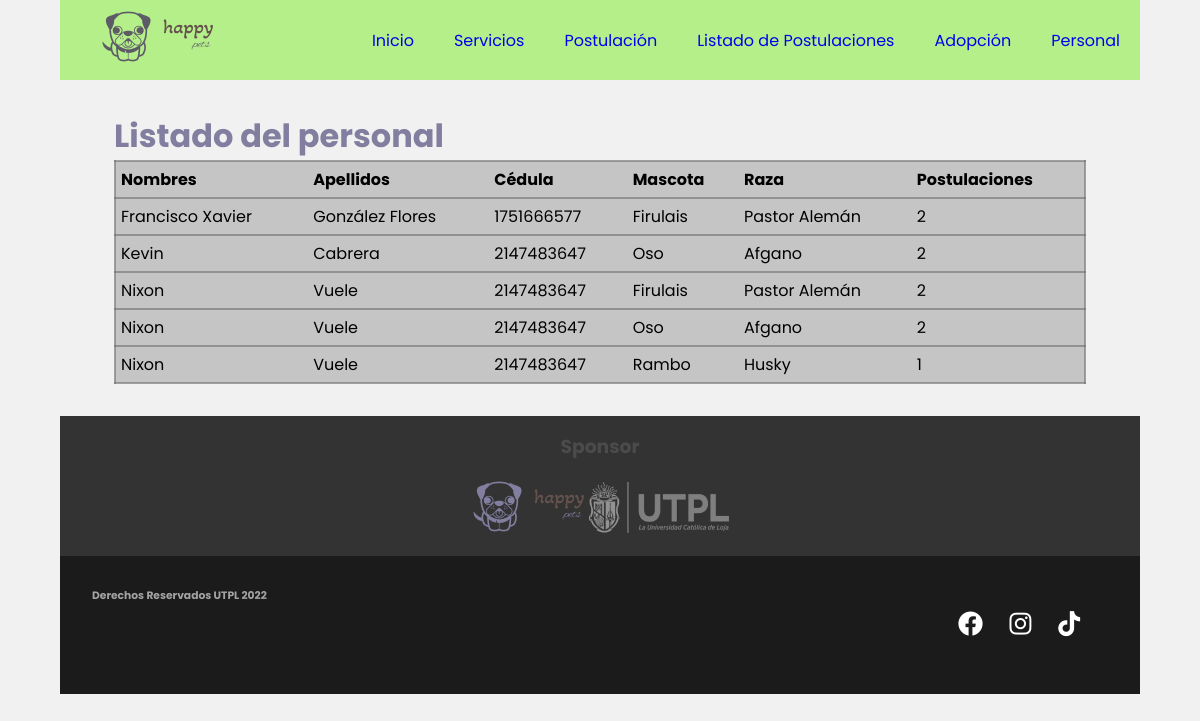
Page /mascotas/internas/postulaciones.php on the committed database.
### tables this page shows
CREATE TABLE `personal` (
  `id` int(11) NOT NULL,
  `nombres` varchar(150) NOT NULL,
  `apellidos` varchar(150) NOT NULL,
  `cedula` int(11) NOT NULL,
  `telefono` varchar(50) DEFAULT NULL,
  `direccion` varchar(150) NOT NULL,
  `fechaNacimiento` date DEFAULT NULL,
  `correo` varchar(50) NOT NULL
);

CREATE TABLE `mascota` (
  `id` int(11) NOT NULL,
  `nombre` varchar(50) NOT NULL,
  `edad` int(11) NOT NULL,
  `raza` varchar(30) NOT NULL,
  `postulaciones` int(11) NOT NULL DEFAULT 0
);

### mascotas/dll/class_mysqli.php (the view, shortened to what this page needs)
<?php
class class_mysqli{
	var $BaseDatos;
	var $Servidor;
	var $Usuario;
	var $Clave;
	var $Conexion_ID=0;
	var $Consulta_ID=0;
	public function __construct($host="", $user="", $pass="", $db="")
	{
		$this->BaseDatos=$db;
		$this->Usuario=$user;
		$this->Clave=$pass;
		$this->Servidor=$host;
	}
	function conectar($host, $user, $pass, $db){
		if ($db != "") $this->BaseDatos=$db;
		if ($user != "") $this->Usuario=$user;
		if ($host != "") $this->Servidor=$host;
		$this->Conexion_ID=new mysqli($this->Servidor, $this->Usuario, $this->Clave, $this->BaseDatos);
		return $this->Conexion_ID;
	}
	function consulta($sql=""){
		$this->Consulta_ID=mysqli_query($this->Conexion_ID, $sql);
		return $this->Conexion_ID;
	}
	function numcampos(){
		return mysqli_num_fields($this->Consulta_ID);
	}
	function verPostulaciones(){
		echo "<table>";
		echo "<tr>";
		echo "<th>Nombres</th>";
		echo "<th>Apellidos</th>";
		echo "<th>Cédula</th>";
		echo "<th>Mascota</th>";
		echo "<th>Raza</th>";
		echo "<th>Postulaciones</th>";
		echo "</tr>";
		while ($row=mysqli_fetch_array($this->Consulta_ID)) {
			echo "<tr>";
			for ($i=0; $i < $this->numcampos(); $i++) {
				echo "<td>".$row[$i]."</td>";
			}
			echo "</tr>";
		}
		echo "</table>";
	}
}
?>

### mascotas/internas/postulaciones.php (shortened to what this page needs)
<!DOCTYPE html>
<html>
<head>
	<link rel="stylesheet" type="text/css" href="../css/style.css">
    <link rel="stylesheet" href="https://cdnjs.cloudflare.com/ajax/libs/font-awesome/6.2.0/css/all.min.css" />
</head>
<body>
<div class="contenedor">
	<header class="cabeceraPrincipal">
		<section class="logotipo"><img src="../images/logotipoPet.png"></section>
		<nav class="menuPrincipal">
			<a href="../index.php">Inicio</a>
			<a href="servicios.php">Servicios</a>
			<a href="postulacion.php">Postulación</a>
			<a href="postulaciones.php">Listado de Postulaciones</a>
			<a href="adopcion.php">Adopción</a>
			<a href="personal.php">Personal</a>
		</nav>
	</header>
	<main>
		<h2>Listado del personal</h2>
		<?php
		 	include("../dll/class_mysqli.php");
		 	$miconexion= new class_mysqli();
		 	$miconexion->conectar(DBHOST, DBUSER, DBPASS, DBNAME);
		 	$miconexion->consulta("
		 		select p.nombres, p.apellidos, p.cedula, m.nombre, m.raza, m.postulaciones
		 		from personal p
		 		inner join postula pl on p.id = pl.personal_id
		 		inner join mascota m on pl.mascota_id = m.id
		 		");
		 	$miconexion->verPostulaciones();
		?>
	</main>
	<section class="sponsor">
		<h3 class="colorAzul">Sponsor</h3>
		<img src="../images/logohappypets.png">
		<img src="../images/logoUtpl.png">
	</section>
	<footer class="piePagina">
		<section class="derechos">
			<h6>Derechos Reservados UTPL 2022</h6>
		</section>
		<nav class="redesSociales">
			<a href=""><i class="fa-brands fa-facebook"></i></a>
			<a href=""><i class="fa-brands fa-instagram"></i></a>
			<a href=""><i class="fa-brands fa-tiktok"></i></a>
		</nav>
	</footer>
</div>
</body>
</html>

### mascotas/css/style.css (style rules this page uses)
* { padding: 0; margin: 0; }
body { background: rgba(215, 211, 211, 0.3); font-family: 'Poppins', sans-serif; }
.contenedor { width: 90%; max-width: 1800px; margin: 0 auto; display: grid; grid-gap: 0px; grid-template-columns: repeat(2, 1fr); grid-template-rows: repeat28, auto2; grid-template-areas: "header header" "slider slider" "titulo1 titulo1" "adopta1 adopta2" "titulo2 titulo2" "doctor doctor" "sponsor sponsor" "footer footer"; }
.contenedor .cabeceraPrincipal { grid-area: header; background-color: #B5EF8A; display: flex; justify-content: space-between; }
.contenedor .cabeceraPrincipal .logotipo { padding: 10px 40px; }
.contenedor .cabeceraPrincipal .menuPrincipal { display: flex; align-items: center; }
.menuPrincipal a { text-decoration: none; padding: 0 20px; transition-duration: 0.4s; }
main { grid-area: slider; margin: 0 auto; width: 90%; padding: 2em 0; }
main h2 { color: #817E9F; font-size: 2em; }
table { width: 100%; border: 2px solid rgba(116, 116, 116, 0.627); border-collapse: collapse; }
tr { border: 2px solid rgba(116, 116, 116, 0.627); }
th, td { text-align: left; vertical-align: center; border-collapse: collapse; padding: 5px; background-color: rgba(179, 179, 179, 0.689); }
.contenedor .sponsor { grid-area: sponsor; background-color: #333; text-align: center; padding: 1em 0; }
.contenedor .sponsor h3 { padding-bottom: 1em; color: #4B4B4B; }
.contenedor .piePagina { grid-area: footer; background-color: #1B1B1B; display: flex; justify-content: space-between; }
.contenedor .piePagina .derechos { padding: 2em; text-align: center; }
.contenedor .piePagina .derechos h6 { color: #A3A3A3; }
.contenedor .piePagina .redesSociales { padding: 2em; font-size: 25px; }
.contenedor .piePagina .redesSociales a { color: #fff; padding: 0 10px; text-decoration: none; }
.colorAzul { color: #817E9F; }

### rows in the picture
personal: nombres "Francisco Xavier", apellidos "González Flores", cedula "1751666577", mascota.nombre "Firulais", mascota.raza "Pastor Alemán", mascota.postulaciones "2"
personal: nombres "Kevin", apellidos "Cabrera", cedula "2147483647", mascota.nombre "Oso", mascota.raza "Afgano", mascota.postulaciones "2"
personal: nombres "Nixon", apellidos "Vuele", cedula "2147483647", mascota.nombre "Firulais", mascota.raza "Pastor Alemán", mascota.postulaciones "2", mascota.nombre "Oso", mascota.raza "Afgano", mascota.nombre "Rambo", mascota.raza "Husky", mascota.postulaciones "1"
